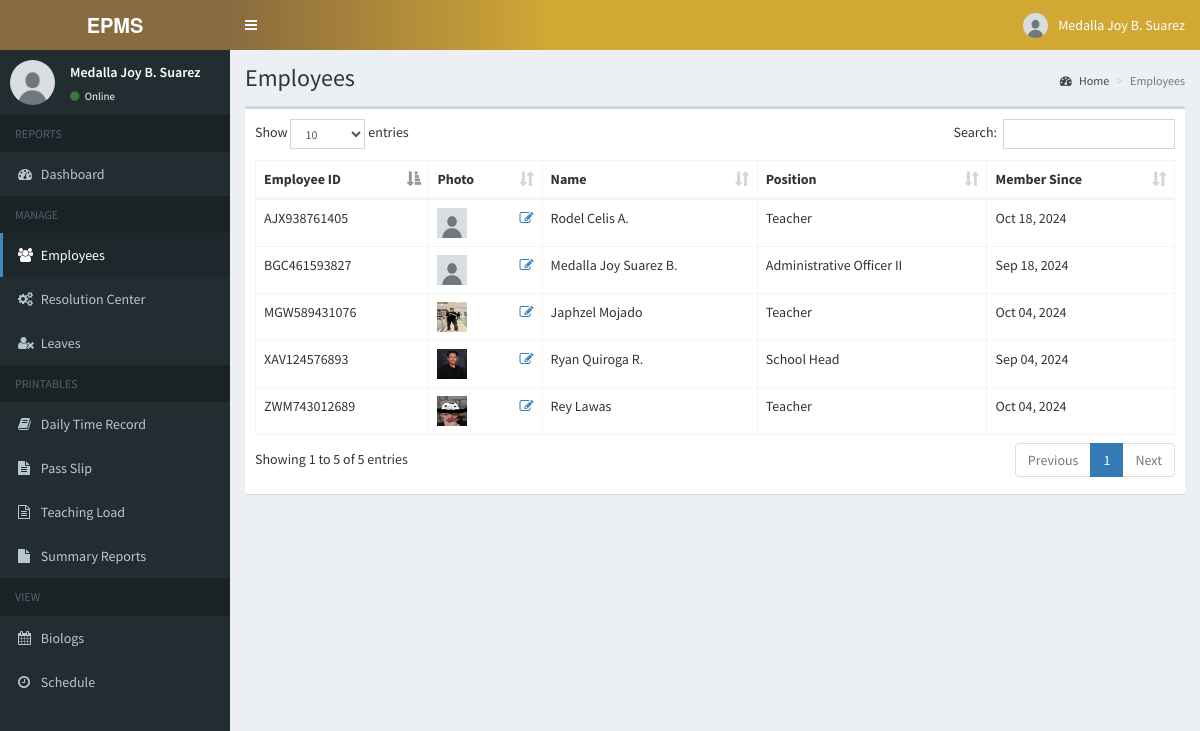
/school_head/employee.php (signed in), run on the app's committed database.
### tables this page shows
CREATE TABLE `employees` (
  `id` int(11) NOT NULL,
  `employee_id` varchar(15) NOT NULL,
  `firstname` varchar(50) NOT NULL,
  `middlename` varchar(10) NOT NULL,
  `lastname` varchar(50) NOT NULL,
  `username` varchar(30) NOT NULL,
  `password` varchar(60) NOT NULL,
  `address` text NOT NULL,
  `birthdate` date NOT NULL,
  `contact_info` varchar(100) NOT NULL,
  `gender` varchar(10) NOT NULL,
  `position` varchar(50) NOT NULL,
  `schedule_id` int(11) NOT NULL,
  `photo` varchar(200) NOT NULL,
  `created_on` date NOT NULL
);

### school_head/includes/session.php (called while the page is built, shortened)
<?php
	include 'includes/conn.php';
	$sql = "SELECT * FROM employees WHERE id = '".$_SESSION['admin']."'";
	$query = $conn->query($sql);
	$user = $query->fetch_assoc();
?>

### school_head/employee.php (the view, shortened to what this page needs)
<?php include 'includes/session.php'; ?>
<?php include 'includes/header.php'; ?>
<body class="hold-transition skin-blue sidebar-mini">
<div class="wrapper">
  <?php include 'includes/navbar.php'; ?>
  <?php include 'includes/menubar.php'; ?>
  <div class="content-wrapper">
    <section class="content-header">
      <h1>
        Employees
      </h1>
      <ol class="breadcrumb">
        <li><a href="#"><i class="fa fa-dashboard"></i> Home</a></li>
        <li class="active">Employees</li>
      </ol>
    </section>
    <section class="content">
      <div class="row">
        <div class="col-xs-12">
          <div class="box">
            <div class="box-body">
              <table id="example1" class="table table-bordered">
                <thead>
                  <th>Employee ID</th>
                  <th>Photo</th>
                  <th>Name</th>
                  <th>Position</th>
                  <th>Member Since</th>
                </thead>
                <tbody>
                  <?php
                    $sql = "SELECT *, employees.id AS empid FROM employees";
                    $query = $conn->query($sql);
                    while($row = $query->fetch_assoc()){
                      ?>
                        <tr>
                          <td><?php echo $row['employee_id']; ?></td>
                          <td><img src="<?php echo (!empty($row['photo']))? '../images/'.$row['photo']:'../images/profile.jpg'; ?>" width="30px" height="30px"> <a href="#edit_photo" data-toggle="modal" class="pull-right photo" data-id="<?php echo $row['empid']; ?>"><span class="fa fa-edit"></span></a></td>
                          <td><?php echo $row['firstname'] . ' ' . $row['lastname'] . ' ' . $row['middlename']; ?></td>
                          <td><?php echo $row['position']; ?></td>
                          <td><?php echo date('M d, Y', strtotime($row['created_on'])) ?></td>
                        </tr>
                      <?php
                    }
                  ?>
                </tbody>
              </table>
            </div>
          </div>
        </div>
      </div>
    </section>
  </div>
</div>
</body>
</html>

### school_head/includes/navbar.php (shortened to what this page needs)
<header class="main-header">
    <a href="home.php" class="logo">
      <span class="logo-lg"><b>EPMS</b> </span>
    </a>
    <nav class="navbar navbar-static-top">
      <a href="#" class="sidebar-toggle" data-toggle="push-menu" role="button">
      </a>
      <div class="navbar-custom-menu">
        <ul class="nav navbar-nav">
          <li class="dropdown user user-menu">
            <a href="#" class="dropdown-toggle" data-toggle="dropdown">
              <img src="<?php echo (!empty($user['photo'])) ? '../images/'.$user['photo'] : '../images/profile.jpg'; ?>" class="user-image" alt="User Image">
              <span class="hidden-xs"><?php echo $user['firstname'] . ' ' . $user['middlename'] . ' ' . $user['lastname']; ?></span>
            </a>
          </li>
        </ul>
      </div>
    </nav>
  </header>

### school_head/includes/menubar.php
<aside class="main-sidebar">
    <section class="sidebar">
        <div class="user-panel">
            <div class="pull-left image">
                <img src="<?php echo (!empty($user['photo'])) ? '../images/'.$user['photo'] : '../images/profile.jpg'; ?>" class="img-circle" alt="User Image">
            </div>
            <div class="pull-left info">
            <p><?php echo $user['firstname'] . ' ' . $user['middlename'] . ' ' . $user['lastname']; ?></p>
                <a><i class="fa fa-circle text-success"></i> Online</a>
            </div>
        </div>
        <ul class="sidebar-menu" data-widget="tree">
            <li class="header">REPORTS</li>
            <li><a href="home.php"><i class="fa fa-dashboard"></i> <span>Dashboard</span></a></li>
            <li class="header">MANAGE</li>
            <li><a href="employee.php"><i class="fa fa-users"></i> Employees</a></li>
            <li><a href="resolution_center.php"><i class="fa fa-cogs"></i> <span>Resolution Center</span></a></li>
            <li><a href="employee_leave_request.php"><i class="fa fa-user-times"></i> Leaves</a></li>
            <li class="header">PRINTABLES</li>
            <li><a href="dtr.php"><i class="fa fa-book"></i> <span>Daily Time Record</span></a></li>
            <li><a href="passlip.php"><i class="fa fa-file-text"></i> <span>Pass Slip</span></a></li>
            <li><a href="teaching_load.php"><i class="fa fa-file-text-o"></i> <span>Teaching Load</span></a></li>
            <li><a href="summary_reports.php"><i class="fa fa-file"></i> <span>Summary Reports</span></a></li>
            <li class="header">VIEW</li>
            <li><a href="attendance.php"><i class="fa fa-calendar"></i> <span>Biologs</span></a></li>
            <li><a href="teaching_load_view.php"><i class="fa fa-clock-o"></i> <span>Schedule</span></a></li>
        </ul>
    </section>
</aside>

### school_head/includes/header.php (style rules this page uses)
.navbar { background: linear-gradient(to right, #8A6B3F, #D2A835, #D2A835, #D2A835); }

### school_head/includes/navbar.php (style rules this page uses)
.main-header .logo { background-color: #8A6B3F !important; }

### data on the page
employees: firstname "Medalla Joy", middlename "B.", lastname "Suarez", employee "BGC461593827", position "Administrative Officer II", created_on "Sep 18, 2024"
employees: employee "XAV124576893", photo (picture), firstname "Ryan", lastname "Quiroga", middlename "R.", position "School Head", created_on "Sep 04, 2024"
employees: employee "MGW589431076", photo (picture), firstname "Japhzel", lastname "Mojado", position "Teacher", created_on "Oct 04, 2024"
employees: employee "ZWM743012689", photo (picture), firstname "Rey", lastname "Lawas", position "Teacher", created_on "Oct 04, 2024"
employees: employee "AJX938761405", firstname "Rodel", lastname "Celis", middlename "A.", position "Teacher", created_on "Oct 18, 2024"
